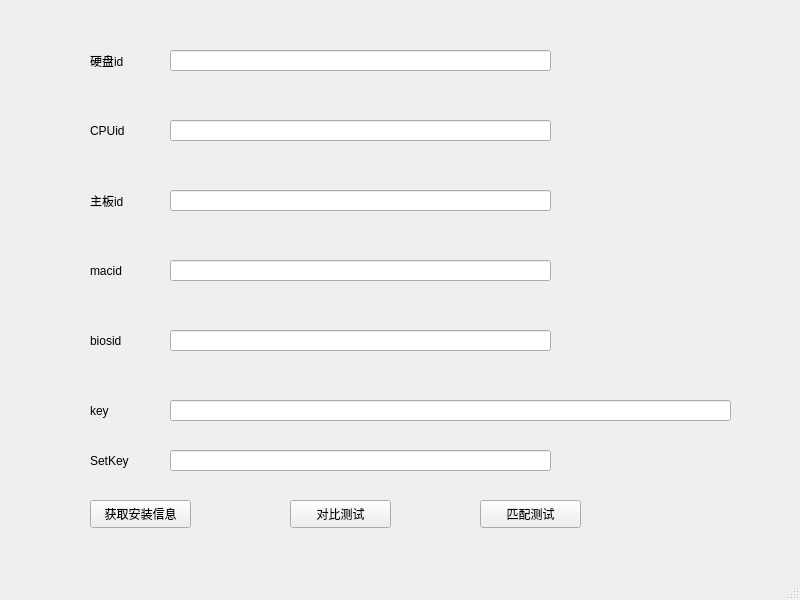
<?xml version="1.0" encoding="UTF-8"?>
<ui version="4.0">
 <class>Setup</class>
 <widget class="QMainWindow" name="Setup">
  <property name="geometry">
   <rect>
    <x>0</x>
    <y>0</y>
    <width>800</width>
    <height>600</height>
   </rect>
  </property>
  <property name="windowTitle">
   <string>Setup</string>
  </property>
  <widget class="QWidget" name="centralwidget">
   <widget class="QLineEdit" name="lineEdit_1">
    <property name="geometry">
     <rect>
      <x>170</x>
      <y>50</y>
      <width>381</width>
      <height>21</height>
     </rect>
    </property>
   </widget>
   <widget class="QLabel" name="label">
    <property name="geometry">
     <rect>
      <x>90</x>
      <y>50</y>
      <width>61</width>
      <height>21</height>
     </rect>
    </property>
    <property name="text">
     <string>硬盘id</string>
    </property>
   </widget>
   <widget class="QLineEdit" name="lineEdit_2">
    <property name="geometry">
     <rect>
      <x>170</x>
      <y>120</y>
      <width>381</width>
      <height>21</height>
     </rect>
    </property>
   </widget>
   <widget class="QLabel" name="label_2">
    <property name="geometry">
     <rect>
      <x>90</x>
      <y>120</y>
      <width>61</width>
      <height>21</height>
     </rect>
    </property>
    <property name="text">
     <string>CPUid</string>
    </property>
   </widget>
   <widget class="QLineEdit" name="lineEdit_3">
    <property name="geometry">
     <rect>
      <x>170</x>
      <y>190</y>
      <width>381</width>
      <height>21</height>
     </rect>
    </property>
   </widget>
   <widget class="QLabel" name="label_3">
    <property name="geometry">
     <rect>
      <x>90</x>
      <y>190</y>
      <width>61</width>
      <height>21</height>
     </rect>
    </property>
    <property name="text">
     <string>主板id</string>
    </property>
   </widget>
   <widget class="QLineEdit" name="lineEdit_4">
    <property name="geometry">
     <rect>
      <x>170</x>
      <y>260</y>
      <width>381</width>
      <height>21</height>
     </rect>
    </property>
   </widget>
   <widget class="QLabel" name="label_4">
    <property name="geometry">
     <rect>
      <x>90</x>
      <y>260</y>
      <width>61</width>
      <height>21</height>
     </rect>
    </property>
    <property name="text">
     <string>macid</string>
    </property>
   </widget>
   <widget class="QLineEdit" name="lineEdit_5">
    <property name="geometry">
     <rect>
      <x>170</x>
      <y>330</y>
      <width>381</width>
      <height>21</height>
     </rect>
    </property>
   </widget>
   <widget class="QLabel" name="label_5">
    <property name="geometry">
     <rect>
      <x>90</x>
      <y>330</y>
      <width>61</width>
      <height>21</height>
     </rect>
    </property>
    <property name="text">
     <string>biosid</string>
    </property>
   </widget>
   <widget class="QLabel" name="label_6">
    <property name="geometry">
     <rect>
      <x>90</x>
      <y>400</y>
      <width>61</width>
      <height>21</height>
     </rect>
    </property>
    <property name="text">
     <string>key</string>
    </property>
   </widget>
   <widget class="QLineEdit" name="key_edit">
    <property name="geometry">
     <rect>
      <x>170</x>
      <y>400</y>
      <width>561</width>
      <height>21</height>
     </rect>
    </property>
   </widget>
   <widget class="QPushButton" name="button">
    <property name="geometry">
     <rect>
      <x>90</x>
      <y>500</y>
      <width>101</width>
      <height>28</height>
     </rect>
    </property>
    <property name="text">
     <string>获取安装信息</string>
    </property>
   </widget>
   <widget class="QLabel" name="label_7">
    <property name="geometry">
     <rect>
      <x>90</x>
      <y>450</y>
      <width>61</width>
      <height>21</height>
     </rect>
    </property>
    <property name="text">
     <string>SetKey</string>
    </property>
   </widget>
   <widget class="QLineEdit" name="setkey_edit">
    <property name="geometry">
     <rect>
      <x>170</x>
      <y>450</y>
      <width>381</width>
      <height>21</height>
     </rect>
    </property>
   </widget>
   <widget class="QPushButton" name="button_2">
    <property name="geometry">
     <rect>
      <x>290</x>
      <y>500</y>
      <width>101</width>
      <height>28</height>
     </rect>
    </property>
    <property name="text">
     <string>对比测试</string>
    </property>
   </widget>
   <widget class="QPushButton" name="button_3">
    <property name="geometry">
     <rect>
      <x>480</x>
      <y>500</y>
      <width>101</width>
      <height>28</height>
     </rect>
    </property>
    <property name="text">
     <string>匹配测试</string>
    </property>
   </widget>
  </widget>
  <widget class="QMenuBar" name="menubar">
   <property name="geometry">
    <rect>
     <x>0</x>
     <y>0</y>
     <width>800</width>
     <height>26</height>
    </rect>
   </property>
  </widget>
  <widget class="QStatusBar" name="statusbar"/>
 </widget>
 <resources/>
 <connections/>
</ui>
